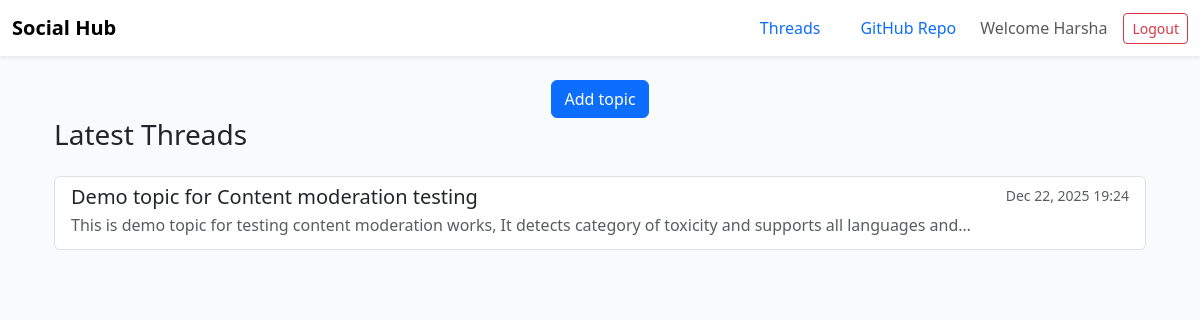
Page / (signed in) on the earlier database version.
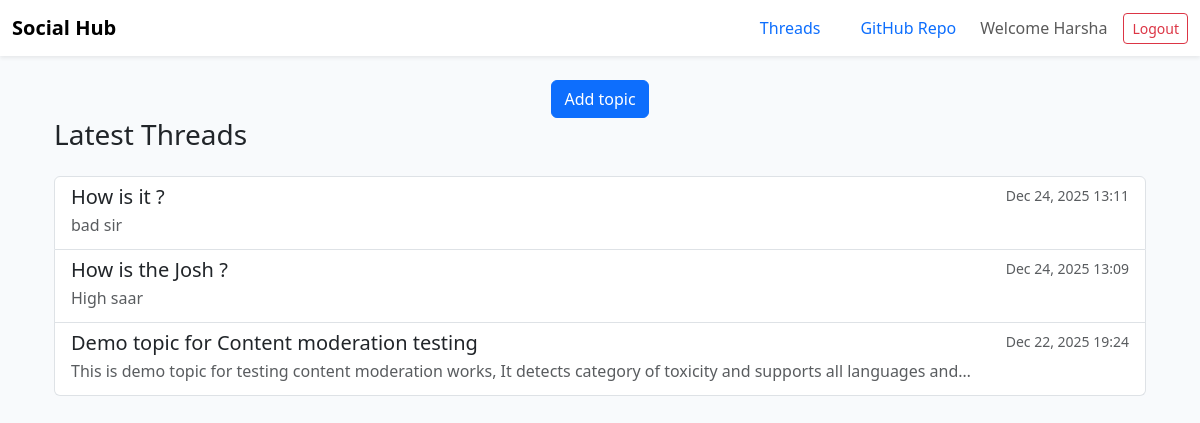
Same page on the later database version.
### Home/models.py (models this page shows, shortened)
class Topic(models.Model):
    title = models.CharField(max_length=200)
    body = models.TextField(blank=True)
    created_at = models.DateTimeField(auto_now_add=True)

### Home/views.py (the view)
# urls.py: path('', views.index, name="home"),
def index(request):
    topics = Topic.objects.order_by("-created_at")  # newest first
    return render(request, "Home/index.html", {
        "topics": topics
    })

### Home/templates/Home/index.html
{% extends "Home/base.html" %}
{% load static %}
{% block content %}
{% if not user.is_authenticated %}
<div class="d-flex justify-content-center align-items-center" style="min-height: 70vh;">
  <div class="text-center">
    <h2 class="mb-3">Welcome to Social Hub</h2>
    <p class="text-muted mb-4">
      Sign in or create an account to join discussions and post comments.
    </p>
    <p class="text-muted mb-4">
     Sign in using Username: <b>Test</b> Password: <b> 1234 </b> to get started quickly.
    </p>
    <div class="d-flex justify-content-center gap-3">
      <a href="{% url 'login' %}" class="btn btn-primary btn-lg">
        Sign in
      </a>
      <a href="{% url 'signup' %}" class="btn btn-outline-primary btn-lg">
        Sign up
      </a>
    </div>
  </div>
</div>
{% else %}
<div class="container-fluid d-flex justify-content-center align-items-center ">
  <button type="button"
          class="btn btn-primary"
          onclick="location.href='{% url 'addtopic' %}'">
    Add topic
  </button>
</div>
<div class="container">
  <h3 class="mb-4">Latest Threads</h3>
  {% if topics %}
    <div class="list-group">
      {% for topic in topics %}
        <a href="{% url 'topic_detail' topic.id %}"
           class="list-group-item list-group-item-action">
          <div class="d-flex w-100 justify-content-between">
            <h5 class="mb-1">{{ topic.title }}</h5>
            <small class="text-muted">
              {{ topic.created_at|date:"M d, Y H:i" }}
            </small>
          </div>
          {% if topic.body %}
            <p class="mb-1 text-muted">
              {{ topic.body|truncatechars:120 }}
            </p>
          {% endif %}
        </a>
      {% endfor %}
    </div>
  {% else %}
    <p class="text-muted">No topics yet.</p>
  {% endif %}
</div>
{% endif %}
{% endblock %}

Differences in the rows shown:
added Topic: title "How is it ?", created_at "Dec 24, 2025 13:11", body "bad sir"
added Topic: title "How is the Josh ?", created_at "Dec 24, 2025 13:09", body "High saar"
